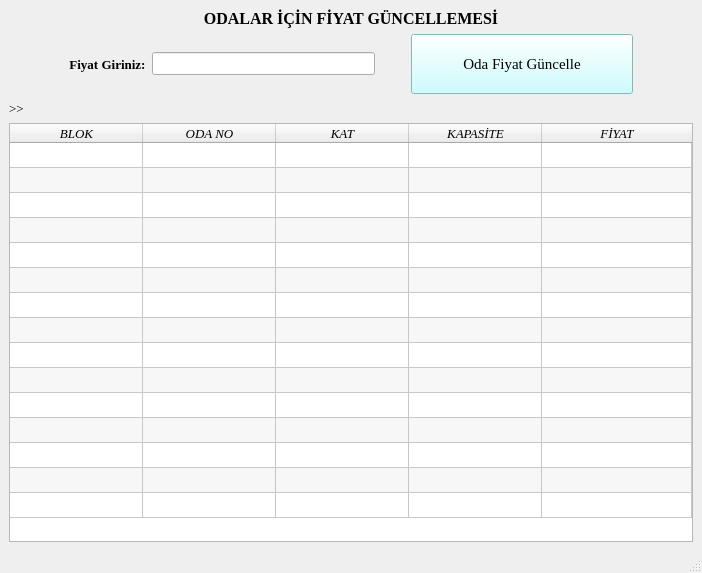
<?xml version="1.0" encoding="UTF-8"?>
<ui version="4.0">
 <class>odalarfiyat_MainWindow</class>
 <widget class="QMainWindow" name="odalarfiyat_MainWindow">
  <property name="geometry">
   <rect>
    <x>0</x>
    <y>0</y>
    <width>702</width>
    <height>573</height>
   </rect>
  </property>
  <property name="windowTitle">
   <string>Fiyat</string>
  </property>
  <widget class="QWidget" name="centralwidget">
   <layout class="QGridLayout" name="gridLayout">
    <item row="0" column="0">
     <layout class="QVBoxLayout" name="verticalLayout" stretch="1,1,1,25">
      <item>
       <widget class="QLabel" name="label">
        <property name="font">
         <font>
          <family>Times New Roman</family>
          <pointsize>12</pointsize>
          <weight>75</weight>
          <bold>true</bold>
         </font>
        </property>
        <property name="text">
         <string>ODALAR İÇİN FİYAT GÜNCELLEMESİ</string>
        </property>
        <property name="alignment">
         <set>Qt::AlignCenter</set>
        </property>
       </widget>
      </item>
      <item>
       <layout class="QHBoxLayout" name="horizontalLayout">
        <item>
         <spacer name="horizontalSpacer_3">
          <property name="orientation">
           <enum>Qt::Horizontal</enum>
          </property>
          <property name="sizeType">
           <enum>QSizePolicy::Fixed</enum>
          </property>
          <property name="sizeHint" stdset="0">
           <size>
            <width>60</width>
            <height>20</height>
           </size>
          </property>
         </spacer>
        </item>
        <item>
         <widget class="QLabel" name="label_2">
          <property name="font">
           <font>
            <family>Times New Roman</family>
            <pointsize>10</pointsize>
            <weight>75</weight>
            <bold>true</bold>
           </font>
          </property>
          <property name="text">
           <string>Fiyat Giriniz:</string>
          </property>
          <property name="alignment">
           <set>Qt::AlignCenter</set>
          </property>
         </widget>
        </item>
        <item>
         <widget class="QLineEdit" name="fiyat_lineEdit">
          <property name="sizePolicy">
           <sizepolicy hsizetype="Expanding" vsizetype="Fixed">
            <horstretch>0</horstretch>
            <verstretch>0</verstretch>
           </sizepolicy>
          </property>
          <property name="font">
           <font>
            <family>Times New Roman</family>
            <pointsize>10</pointsize>
            <weight>75</weight>
            <bold>true</bold>
           </font>
          </property>
          <property name="inputMask">
           <string/>
          </property>
          <property name="maxLength">
           <number>10</number>
          </property>
         </widget>
        </item>
        <item>
         <spacer name="horizontalSpacer">
          <property name="orientation">
           <enum>Qt::Horizontal</enum>
          </property>
          <property name="sizeType">
           <enum>QSizePolicy::Fixed</enum>
          </property>
          <property name="sizeHint" stdset="0">
           <size>
            <width>30</width>
            <height>20</height>
           </size>
          </property>
         </spacer>
        </item>
        <item>
         <widget class="QPushButton" name="fiyatkaydet_pushButton">
          <property name="sizePolicy">
           <sizepolicy hsizetype="Expanding" vsizetype="Fixed">
            <horstretch>0</horstretch>
            <verstretch>0</verstretch>
           </sizepolicy>
          </property>
          <property name="minimumSize">
           <size>
            <width>0</width>
            <height>60</height>
           </size>
          </property>
          <property name="font">
           <font>
            <family>Times New Roman</family>
            <pointsize>11</pointsize>
           </font>
          </property>
          <property name="styleSheet">
           <string notr="true">background-color:rgb(190, 255, 255)</string>
          </property>
          <property name="text">
           <string>Oda Fiyat Güncelle</string>
          </property>
         </widget>
        </item>
        <item>
         <spacer name="horizontalSpacer_2">
          <property name="orientation">
           <enum>Qt::Horizontal</enum>
          </property>
          <property name="sizeType">
           <enum>QSizePolicy::Fixed</enum>
          </property>
          <property name="sizeHint" stdset="0">
           <size>
            <width>60</width>
            <height>20</height>
           </size>
          </property>
         </spacer>
        </item>
       </layout>
      </item>
      <item>
       <widget class="QLabel" name="bilgilendirme">
        <property name="font">
         <font>
          <family>Times New Roman</family>
          <pointsize>10</pointsize>
          <weight>50</weight>
          <bold>false</bold>
         </font>
        </property>
        <property name="text">
         <string>&gt;&gt;</string>
        </property>
       </widget>
      </item>
      <item>
       <widget class="QTableWidget" name="odalarTablosu">
        <property name="sizePolicy">
         <sizepolicy hsizetype="Preferred" vsizetype="Preferred">
          <horstretch>98</horstretch>
          <verstretch>100</verstretch>
         </sizepolicy>
        </property>
        <property name="maximumSize">
         <size>
          <width>1677721</width>
          <height>1677721</height>
         </size>
        </property>
        <property name="font">
         <font>
          <family>Times New Roman</family>
          <pointsize>10</pointsize>
          <weight>50</weight>
          <italic>true</italic>
          <bold>false</bold>
         </font>
        </property>
        <property name="editTriggers">
         <set>QAbstractItemView::NoEditTriggers</set>
        </property>
        <property name="alternatingRowColors">
         <bool>true</bool>
        </property>
        <property name="selectionMode">
         <enum>QAbstractItemView::MultiSelection</enum>
        </property>
        <property name="selectionBehavior">
         <enum>QAbstractItemView::SelectRows</enum>
        </property>
        <property name="verticalScrollMode">
         <enum>QAbstractItemView::ScrollPerPixel</enum>
        </property>
        <property name="horizontalScrollMode">
         <enum>QAbstractItemView::ScrollPerPixel</enum>
        </property>
        <property name="rowCount">
         <number>15</number>
        </property>
        <property name="columnCount">
         <number>5</number>
        </property>
        <attribute name="horizontalHeaderDefaultSectionSize">
         <number>133</number>
        </attribute>
        <attribute name="horizontalHeaderShowSortIndicator" stdset="0">
         <bool>false</bool>
        </attribute>
        <attribute name="horizontalHeaderStretchLastSection">
         <bool>true</bool>
        </attribute>
        <attribute name="verticalHeaderVisible">
         <bool>false</bool>
        </attribute>
        <attribute name="verticalHeaderDefaultSectionSize">
         <number>25</number>
        </attribute>
        <attribute name="verticalHeaderMinimumSectionSize">
         <number>20</number>
        </attribute>
        <attribute name="verticalHeaderStretchLastSection">
         <bool>false</bool>
        </attribute>
        <row/>
        <row/>
        <row/>
        <row/>
        <row/>
        <row/>
        <row/>
        <row/>
        <row/>
        <row/>
        <row/>
        <row/>
        <row/>
        <row/>
        <row/>
        <column>
         <property name="text">
          <string>BLOK</string>
         </property>
        </column>
        <column>
         <property name="text">
          <string>ODA NO</string>
         </property>
        </column>
        <column>
         <property name="text">
          <string>KAT</string>
         </property>
        </column>
        <column>
         <property name="text">
          <string>KAPASİTE</string>
         </property>
        </column>
        <column>
         <property name="text">
          <string>FİYAT</string>
         </property>
        </column>
       </widget>
      </item>
     </layout>
    </item>
   </layout>
  </widget>
  <widget class="QMenuBar" name="menubar">
   <property name="geometry">
    <rect>
     <x>0</x>
     <y>0</y>
     <width>702</width>
     <height>26</height>
    </rect>
   </property>
  </widget>
  <widget class="QStatusBar" name="statusbar"/>
 </widget>
 <resources/>
 <connections/>
</ui>
